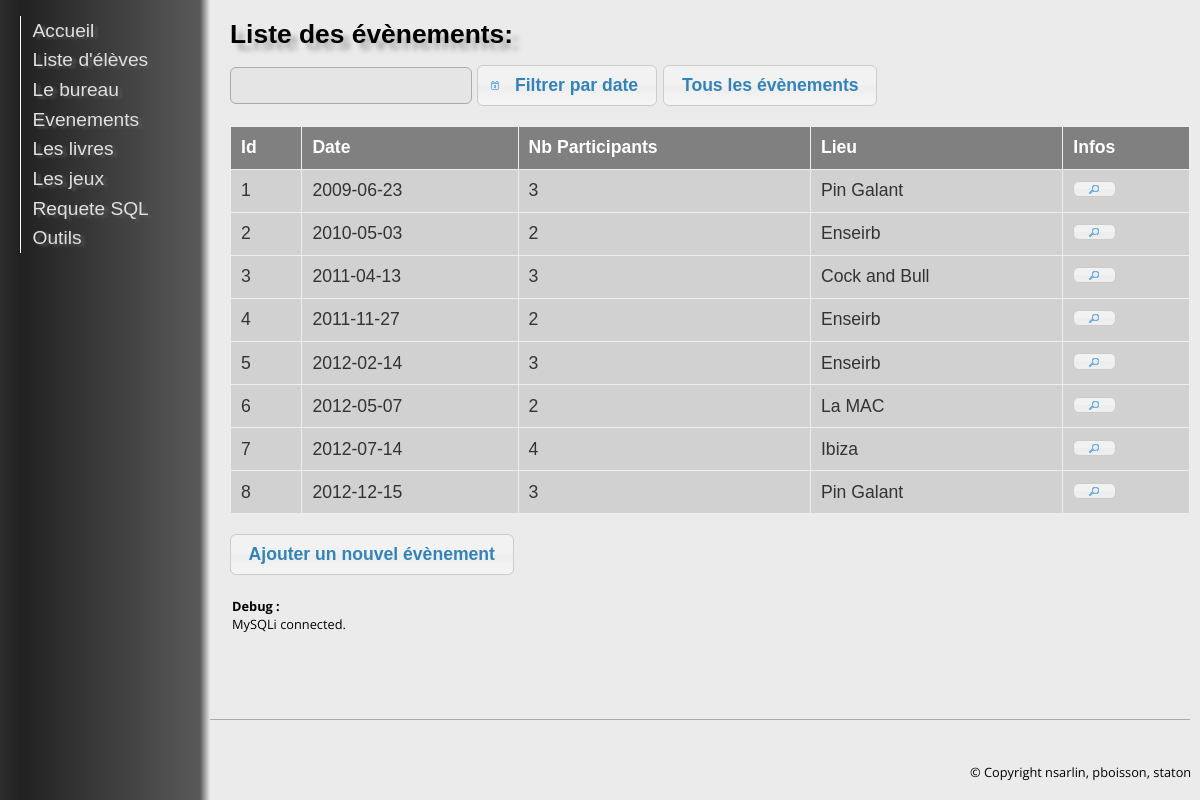
Screenshot of /?action=evt with the database file from the repository.
### index.php (called while the page is built, shortened)
<?php
$core = new Core();
$core->showPage();
?>

### src/classes/Evenement.class.php (called while the page is built, shortened)
<?php
class Evenement {
	private static $tableName="EVENEMENT";
	public function __construct($evenement = false)
	{
		if($evenement != false)
			$this->fetch($evenement);
	}
	public function fetch($result)
	{
		$this->id = $result['id_evt'];
		$this->date = $result['date_evt'];
		$this->lieu = $result['lieu'];
		Database::query("SELECT COUNT(*)
			FROM EVENEMENT, PARTICIPE
			WHERE EVENEMENT.id_evt = PARTICIPE.id_evt
			AND EVENEMENT.id_evt = ".$this->id);
		$res=Database::fetch();
		$this->nbParticipants=$res['COUNT(*)'];
	}
	public static function getListe()
	{
		$query = "select * from ".Evenement::$tableName;
		$results = Database::query($query);
		return $results;
	}
}
?>

### src/libs/Database.lib.php (called while the page is built, shortened)
<?php
class Database implements genericInterface {
	private static $base;
	public static $lastResult;
	public static function init() {
		$mysqlDB=Config::$mysqlDB;
		Database::$base = new mysqli($mysqlDB->host, $mysqlDB->user, $mysqlDB->password, "", $mysqlDB->port);
	}
	public static function query($query, $debug=false) {
		$return = Database::$base->query($query);
		Database::$lastResult=$return;
		return $return;
	}
	public static function fetch($result = false)
	{
		if($result==false)
			return Database::$lastResult->fetch_assoc();
		else
			return $result->fetch_assoc();
	}
}
?>

### src/pages/EvenementsPage.class.php (the view, shortened to what this page needs)
<?php
class EvenementsPage extends Layout{
	private $date_ev="";
	public function bodyHTML() {
?>
<div id="liste" class="ui-widget">
	<?php
	if(isset($_GET['historique']))
		echo "<h1>Historique des Membres du bureau :</h1>";
	else
		echo "<h1>Liste des évènements:</h1>";
    ?>
    <form method=GET action="index.php">
        <input type="text" name="date_ev" id="date_ev" value="<?php echo $this->date_ev; ?>" class="ui-widget-content ui-corner-all"/>
        <button class="cal">Filtrer par date</button>
        <button id="all_evt">Tous les évènements</button>
    </form>
    <table id="users" class="ui-widget ui-widget-content">
        <thead class="ui-widget-header ">
				<th>Id</th>
				<th>Date</th>
				<th>Nb Participants</th>
				<th>Lieu</th>
				<th>Infos</th>
        </thead>
        <tbody>
		<?php
			$result=Evenement::getListe();
			if(!($result))
			{
				echo "Erreur de requete : ".Database::errorMsg();
			}
			else
			{
				while($res = Database::fetch($result))
				{
					$evenement = new Evenement($res);
					if(empty($this->date_ev) || $evenement->date == $this->date_ev)
					{
						echo "<tr onclick='javascript:open_info(".$evenement->id.")'>";
						echo "<td>".$evenement->id."</td>";
						echo "<td>".$evenement->date."</td>";
						echo "<td>".$evenement->nbParticipants."</td>";
						echo "<td>".$evenement->lieu."</td>";
						echo "<td><button class='bubu' onclick='javascript:open_info(".$evenement->id.")'></button></td>";
						echo "</tr>";
					}
				}
			}
		?>
        </tbody>
    </table>
</div>
<button id="create-evt">Ajouter un nouvel évènement</button>
		<?php
	}
}
?>

### ressources/style.css (style rules this page uses)
body { font-family: 'Open Sans', sans-serif; background-color:#EBEBEB; }
h1 { font-weight: bold; text-align: left; font-family: 'Arial Black', Gadget, sans-serif; font-size: 1.5em; line-height: 110%; text-shadow: 7px 7.0px 5px rgba(142, 139, 143, 0.7); margin: .6em 0; }
#liste table { display: table; border-collapse: collapse; width: 70%; }
#liste td, th { background-color:#D1D1D1; text-align:center; padding: 10px; overflow: hidden; text-overflow: ellipsis; font-size: 100%; border: 1px solid grey; }
#liste th { background-color:gray; color:white; border: 2px solid black; }
input { margin-bottom:4px; padding: .4em; }
div#liste { margin: 20px 0; }
div#liste table { margin: 1em 0; border-collapse: collapse; width: 100%; }
div#liste table td, div#liste table th { border: 1px solid #eee; padding: .6em 10px; text-align: left; }

### rows the page displays
evenement: id_evt "1", date_evt "2009-06-23", nbParticipants "3", lieu "Pin Galant"
evenement: id_evt "2", date_evt "2010-05-03", nbParticipants "2", lieu "Enseirb"
evenement: id_evt "3", date_evt "2011-04-13", nbParticipants "3", lieu "Cock and Bull"
evenement: id_evt "4", date_evt "2011-11-27", nbParticipants "2", lieu "Enseirb"
evenement: id_evt "5", date_evt "2012-02-14", nbParticipants "3", lieu "Enseirb"
evenement: id_evt "6", date_evt "2012-05-07", nbParticipants "2", lieu "La MAC"
evenement: id_evt "7", date_evt "2012-07-14", nbParticipants "4", lieu "Ibiza"
evenement: id_evt "8", date_evt "2012-12-15", nbParticipants "3", lieu "Pin Galant"

### other values shown
$string "MySQLi connected."
